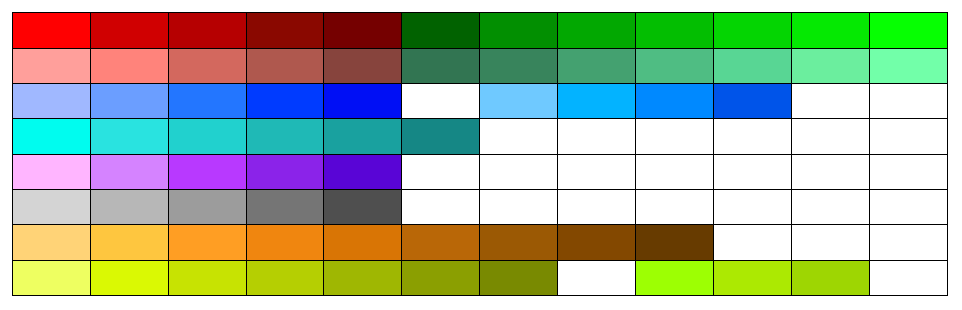
%> input picture Color_Map.png, 962 x 310 px
$ octave --eval "CDF_cut_figure('Color_Map.png');"   (GNU Octave 9; MATLAB toolbox functions it lacks are replaced by stand-ins)
%> lines starting %> are read from the running program, lines starting %| are printed output that depends on the picture
% CDF_cut_figure(file_load,file_save,all_color_bar)
% SUM figure first, and then call this function to cut out part you do not
% want ......
function CDF_cut_figure(file_load,file_save,all_color_bar)
%> called with file_load = 'Color_Map.png'

    a = imread(file_load);
%> a is the input picture: size 310x962x3 uint8; mean R, G, B 164, 178.6, 153.9

    if ~exist('file_save','var'),
        file_save = file_load;
    elseif isempty(file_save),
        file_save = file_load;
    end

    if ~exist('all_color_bar','var'),
        all_color_bar = 1;
    end

    b = nanmean(a,3);
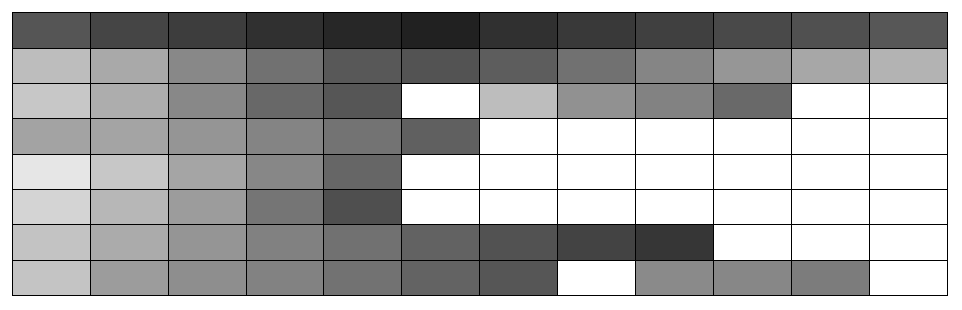
%> b: size 310x962 double; min 0, max 255, mean 165.5

    % For longitude perfect!
    c = nanmean(b,1) ~= 255;
%> c = 962 logical values, 936 true
    point_list = find((c(1:end-1) == 0 & c(2:end) == 1) | (c(1:end-1) == 1 & c(2:end) == 0));
%> point_list = [12 948]
    figure_list = find(diff(point_list)>900);
%> figure_list = 1

    if all_color_bar == 1,
        use_lon = [];
        if numel(figure_list) ~= 1,
            use_lon = point_list(figure_list(1)-2)-50:point_list(figure_list(2)-3)+10;
            for i = 2:numel(figure_list)-1
                use_lon = [use_lon point_list(figure_list(i))-1:point_list(figure_list(i+1)-3)+10];
            end
            use_lon = [use_lon point_list(figure_list(end))-1:point_list(end)+50];
        else
            use_lon = point_list(1)-50:point_list(end)+50;
%> use_lon = 1037 values from -38 to 998
        end
    else
        use_lon = [];
        use_lon = point_list(figure_list(1)-2)-50:point_list(figure_list(1)+1)+10;
        use_lon = [use_lon point_list(figure_list(2)-2)+[-50:-10]];
        for i = 2:numel(figure_list)-1
            use_lon = [use_lon point_list(figure_list(i))-1:point_list(figure_list(i))+10];
            use_lon = [use_lon point_list(figure_list(i+1)-2)+[-50:-10]];
        end
        use_lon = [use_lon point_list(figure_list(end))-1:point_list(end)+50];
    end

    % For latitude perfect!
    c = nanmean(b,2) ~= 255;
%> c = 310 logical values, 284 true
    point_list = find((c(1:end-1) == 0 & c(2:end) == 1) | (c(1:end-1) == 1 & c(2:end) == 0));
%> point_list = [12; 296]
    figure_list = find(diff(point_list)>200);
    use_lat = [];
    for i = 1:numel(figure_list)
        if i ~= numel(figure_list);
            use_lat = [use_lat point_list(figure_list(i))-20:point_list(figure_list(i)+1)+10];
        else
            use_lat = [use_lat point_list(figure_list(i))-20:point_list(end)+10];
        end
    end
%> this loop made 1 pass
%> after the loop, use_lat = 315 values from -8 to 306

    use_lon(use_lon <= 0) = [];
    use_lat(use_lat <= 0) = [];
%> (the run ends here)
